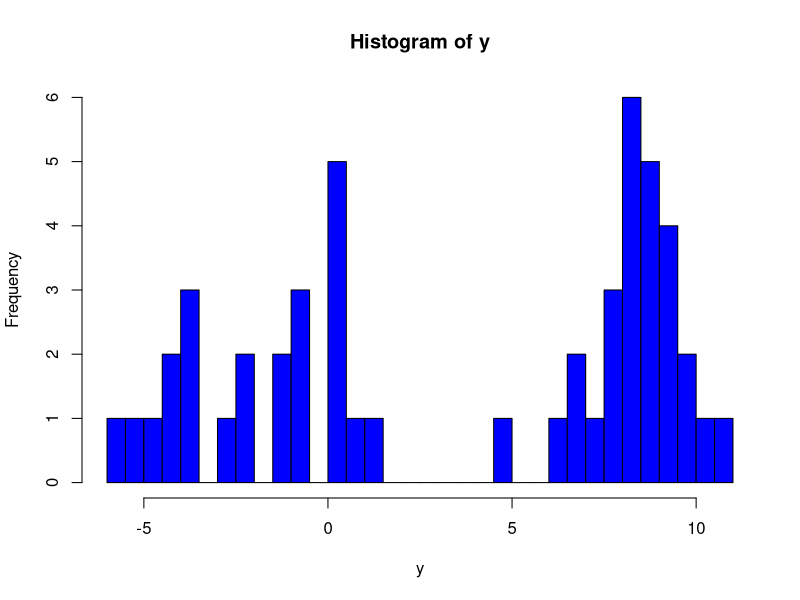

The R script that drew this image: (Note: this script raises an error after producing the figure.)
#1.generate data from a mixture model#########################################
set.seed(111)
n <- 50
nc0<-3
w0<- c(1/3,1/3,1/3)
cp0 <- sample(1:nc0,prob=w0,size=n,replace=TRUE)#component
mus0 <- c(-4,0,8)
sds0 <- sqrt(c(1,1,1))
y <- rnorm(n,mean=mus0[cp0],sd=sds0[cp0])
#plot(density(y))
hist(y,breaks = 30,col="blue1")
#hist(y,breaks = c(0.5*(-12:4),3:5,0.5*(12:20)),col="blue1")
#2. initial value####################################################
#prior for theta##############################B
ep<-0.5
s<-0.1
c<-1
#initial
#n <- 50#number of obsevations
Nc <- n#######################################D
delta <- c(1:n)#indicator variable############E
w <- exp(-1*delta)#weight of each component###D
theta <-  matrix(1, nrow=2, ncol=n)#initial for theta###B
v <- rbeta(n,1,c)#initial for beta############C
u <- NULL#latent variable 1###################A
#big loop#################################################################
#big loop##################################################################
#I<-1
IN<-1500
repeat{
  #A.update u#######################################################
  for (ia in 1:n){
    u[ia] <- runif(1,0,w[delta[ia]])
  }
  #observations within each component
  oc<-vector("list",Nc)
  for (j in 1:Nc)
  {
    
    oc[[j]]<-which(delta==j)
  }
  #B.update theta=(mu,lambda)###################################################
  m <- NULL
  ksi <- NULL
  d<-NULL
  nb<- 5000#number of iterations in step b
  mu<-matrix(nrow=nb,ncol=Nc)#matrix with column for components and row for iteration.
  lambda<-mu
  mu[1, ] <- theta[1,1:Nc]
  lambda[1,] <- theta[2,1:Nc]# first row for initial value
  for (j in 1:Nc)
  {
    m[j] <-length(oc[[j]])
    if (m[j]!=0){
      ksi[j] <- sum(y[oc[[j]]])  
      lambda1 <- ep+m[j]/2
      for (ib in 2:nb)
      {
        mu1 <- ksi[j]*lambda[ib-1,j]/(m[j]*lambda[ib-1,j]+s)
        mu2 <- 1/(m[j]*lambda[ib-1,j]+s)#sd
        mu[ib,j] <- rnorm(1,mean=mu1,sd=sqrt(mu2))
        d <- crossprod(y[oc[[j]]]-mu[ib,j])
        lambda2 <- ep+d/2
        lambda[ib,j] <- rgamma(1,shape=lambda1,rate=lambda2)#1/sd
      }
    } else {
      mu[nb,j]<-rnorm(1,mean=0,sd=sqrt(1/s))
      lambda[nb,j]<-rgamma(1,shape=ep,rate=ep)
    }
  }
  theta<-rbind(mu[nb,],lambda[nb,])#results from last iteration
  #C.update v##########################################
  alpha<-NULL
  beta<-NULL
  for (j in 1:Nc)
  {
    alpha0 <- u[oc[[j]]]/prod(1-v[1:(j-1)])
    if (length(alpha0)==0){
      alpha[j] <- 0
    } else {
      alpha[j] <- max(alpha0)
    }
    beta0<-NULL
    if (j<Nc)
    {
      for (j2 in (j+1):Nc)
      {
        beta0<-c(beta0,u[oc[[j2]]]*(1-v[j])/(v[j2]*prod(1-v[1:(j2-1)])))
      }
      if (length(beta0)==0){
        beta[j]<-1
      } else {
        beta[j]<-1-max(beta0) 
      }
    }else{
      beta[j]<-1
    }
    if (alpha[j]<beta[j])
    {  unif<-runif(1)
    v[j]<-1-((1-alpha[j])^c*(1-unif)+(1-beta[j])^c*unif)^(1/c)
    }#else vj keep unchaging
    #else{
    # v[j]<-rbeta(1,1,c)
    #}
  }  
  #D.update w and the number of components Nc###########################################
  u_star<-min(u)
  sum_w<-NULL
  w[1]<-v[1]
  sum_w[1]<-w[1]
  for (id in (2:Nc)){
    w[id]<-v[id]*prod(1-v[1:(id-1)])
    sum_w[id]<-sum(w[1:id])
  }
  Nc<-max(which(sum_w<1-u_star),delta)
  w<-w[1:Nc]
  #w<-w[order(w,decreasing = TRUE)[1:Nc]]
  v<-v[1:Nc]
  #E.update delta######################################################################
  p<-matrix(nrow=n,ncol=Nc)
  for (ie in 1:n){
    for (je in (1:Nc)){
      if (w[je]>u[ie]){
        p[ie,je]<-dnorm(y[ie],mean=theta[1,je],sd=sqrt(1/theta[2,je]))
      }else{
        p[ie,je]<-0
      }
    }
    delta[ie]<-which(p[ie,]==max(p[ie,]))
    #delta[ie]<-sample(c(1:Nc),size=1,replace=FALSE, prob=p[ie,]/(sum(p[ie,])))
  }
  I<-I+1
  if (I>IN)
    break
}




